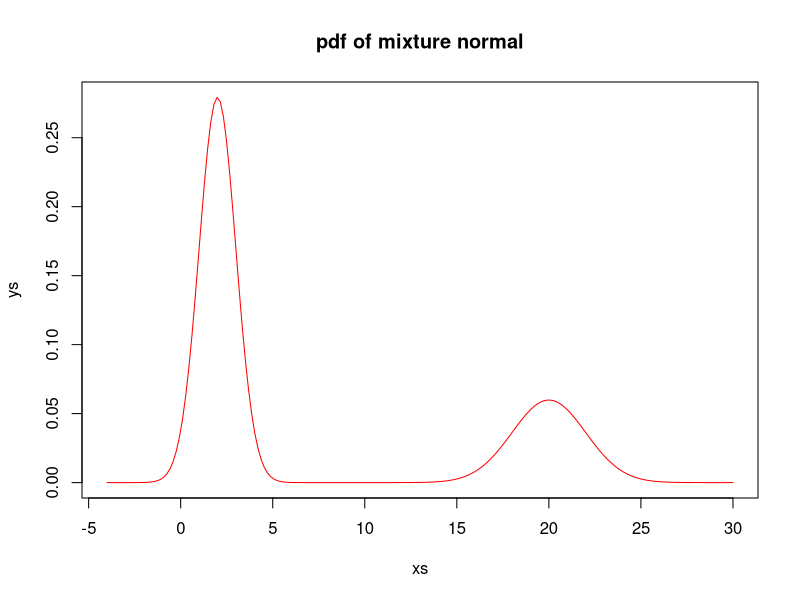
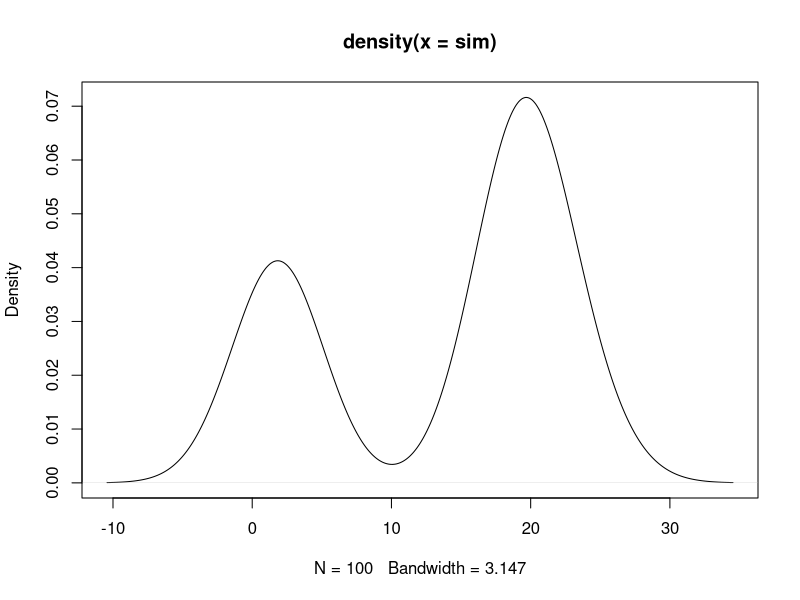
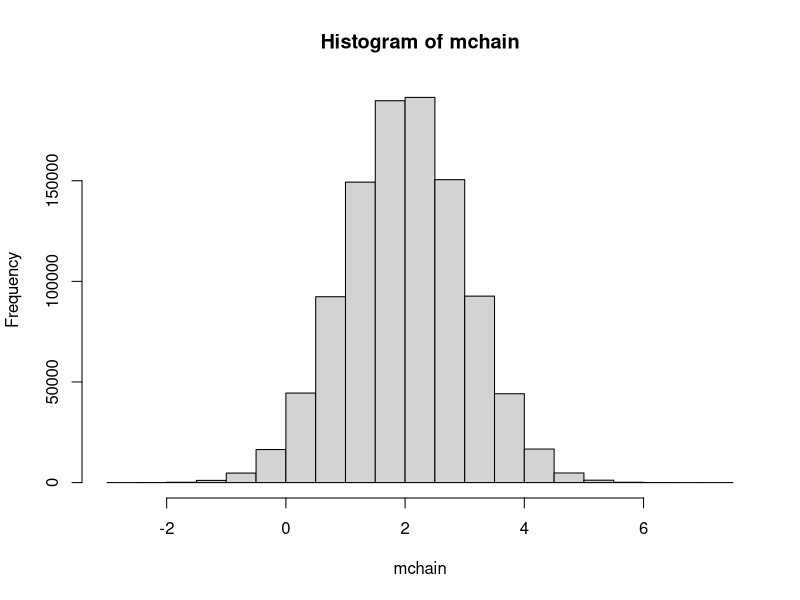
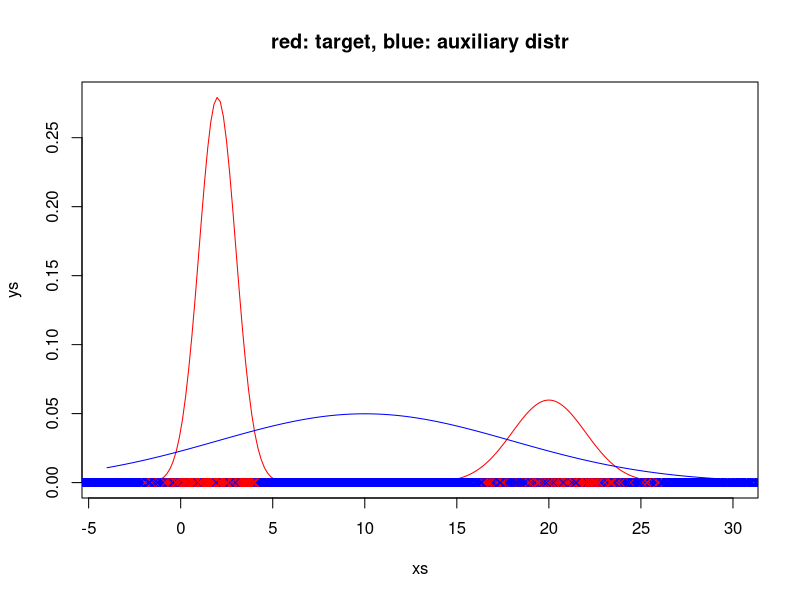

Source code (R) for these figures, in order:
########################
### Toy example
### N(mu1,sigma_1^2)
### N(mu2,sigma_2^2)
### w/ mixP, (1-mixP)
### mixing probabilities
########################
MU1=2
SIGMA1=1
MU2=20
SIGMA2=2
MIXP=0.7

########################
## plot pdf
########################
xs = seq(-4,30,length=200)
dmixnorm=function(x, mu1=MU1, sigma1=SIGMA1, mu2=MU2, sigma2=SIGMA2, mixprob=MIXP)
  {
    return(dnorm(x,mu1,sigma1)*mixprob + dnorm(x,mu2,sigma2)*(1-mixprob))
  }

ys =sapply(xs, dmixnorm)
plot(xs, ys, col="red", main="pdf of mixture normal", type="l")

########################
## simulate directly
########################
N=100
labels=rbinom(N, 1, MIXP)
sim=rep(NA, N)
for (i in 1:N)
  {
    if (labels[i]) # if label is 1
      sim[i]=rnorm(1,MU2, SIGMA2)
    else # if label is 0
      sim[i]=rnorm(1,MU1, SIGMA1)
  }
plot(density(sim))

########################
## simulate using
## Metropolis-Hastings
########################
set.seed(1)
M=1000000  #10000
mchain = rep(NA,M)
mchain[1]=2 # X initialized
tauMH=0.5 # sdev of M-H proposal

accMH=0
for (i in 2:M)
  {
    currX=mchain[i-1]
    propX=rnorm(1,currX,tauMH)# Normal random walk proposal
    U=runif(1)
    if (log(U)< (log(dmixnorm(propX)) - log(dmixnorm(currX))))
      {
        mchain[i]=propX
        accMH=accMH+1
      }
    else
      mchain[i]=currX
  }
cat("acc rate=",accMH/M,"\n")
hist(mchain)

########################
## simulated tempering
########################
set.seed(1)
M=100000  #10000
## Matrix with col 1=label (which mixture component) with
## label=0=> target distribution
## label=1=> simulated tempering distribution (auxiliary)
## col 2 = draw from sim temp mixture
mchain = matrix(NA,M,2) 
mchain[1,1]=1 # assume we start with pi1
mchain[1,2]=2 # initial value
tauMH=0.5 # sdev of M-H proposal within each component
SIMTEMPMIX=0.5

logpi0=function(x)
  {
    return(log(dmixnorm(x)))
  }

## Normal(mean=10, sd=8)
logpi1=function(x, SDmu=10, STsd=8)
  {
    return(dnorm(x, mean=SDmu, sd=STsd, log=TRUE)) # log-scale
  }

xs = seq(-4,30,length=200)
ys =sapply(xs, dmixnorm)
plot(xs, ys, col="red", main="red: target, blue: auxiliary distr", type="l")
ys2=sapply(xs, logpi1)
lines(xs, exp(ys2), col="blue")

##############################
## begin algorithm
##############################
accMH=0
for (i in 2:M)
  {
    currXlabel=mchain[i-1,1]
    currXvalue=mchain[i-1,2]
    if (runif(1)<0.5)
      {
########################################
        ## do a within-component update
########################################
        mchain[i,1]=currXlabel # stay in same component

        if (currXlabel==0) # in target, pi0
          {
            propX=rnorm(1,currXvalue,tauMH)# Normal random walk proposal
            U=runif(1)
            if (log(U)< (logpi0(propX) - logpi0(currXvalue)))
              {
                mchain[i,2]=propX # update, but stay in same component
                accMH=accMH+1
              }
            else
              mchain[i,2]=currXvalue # stay in same state
          }
        else # in pi1 (auxiliary variable)
          {
            propX=rnorm(1,currXvalue,tauMH)# Normal random walk proposal
            U=runif(1)
            if (log(U)< (logpi1(propX) - logpi1(currXvalue)))
              {
                mchain[i,2]=propX # update, but stay in same component
                accMH=accMH+1
              }
            else
              mchain[i,2]=currXvalue # stay in same state
          }
        if (mchain[i,1]==0)
          points(mchain[i,2],0,pch=4,col="red")
#          points(mchain[i,2],0,type="p",col="blue")
        else
          points(mchain[i,2],0,pch=4,col="blue")
      }
    else
      {
########################################
        ## do a jump component update
########################################
        {
          mchain[i,2]=currXvalue
          ## propose a jump with prob=1/2
          if (runif(1)<0.5)
            {
              propXlabel=1-currXlabel# change
              if (propXlabel==1) # proposing to move to pi1 from pi0
                logaccprob=logpi1(currXvalue)-logpi0(currXvalue)
              else # proposing to move to pi0 from pi1
                logaccprob=logpi0(currXvalue)-logpi1(currXvalue)
              if (log(runif(1))<logaccprob)
                mchain[i,1]=propXlabel ## accept proposal, move
              else
                mchain[i,1]=currXlabel ## reject proposal
            }
          else
            {
              propXlabel=currXlabel # stay
              ## this is accepted with probability 1 in this case
              mchain[i,1]=currXlabel
            }
        }
      }
##    Sys.sleep(0.01)
  }

#cat("acc rate=",accMH/M,"\n")
#hist(mchain[mchain[,1]==0,2]) # histogram of samples that have label=0
#plot(density(mchain[mchain[,1]==0,2])) # histogram of samples that have label=0
